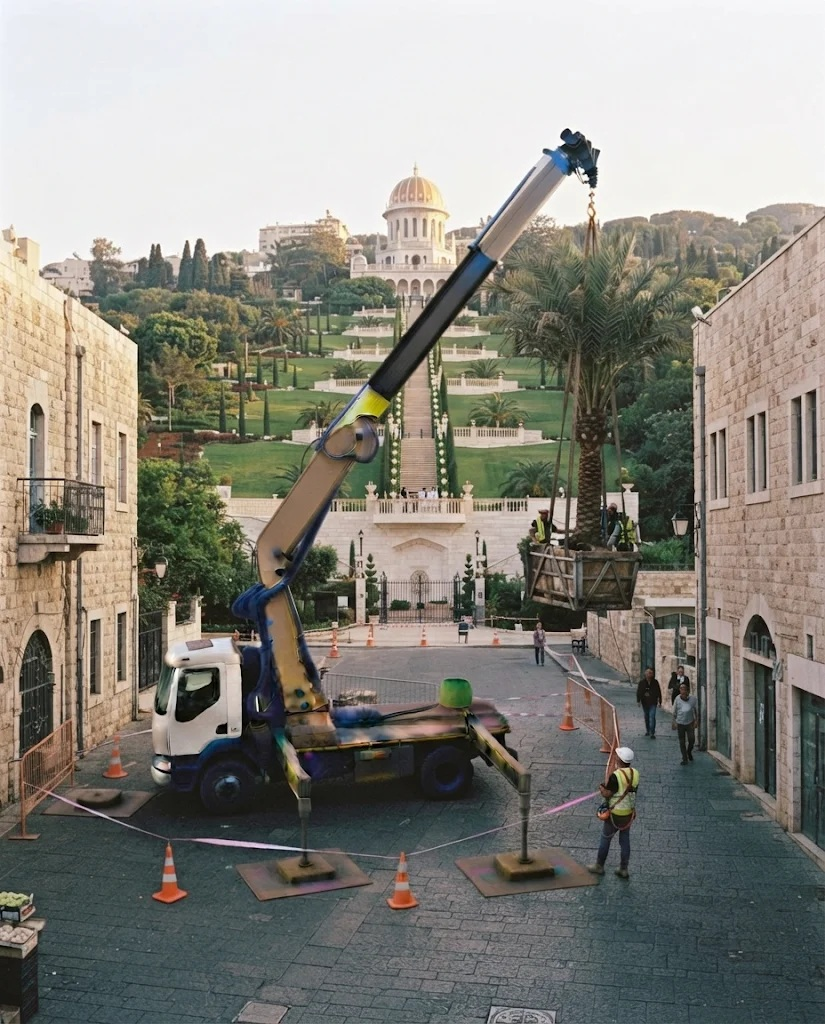
#> input picture assets/cities/haifa-bahai.jpg, 825 x 1024 px
$ python -i hanukkah_cities.py   (imports and definitions only)
#> lines starting #> are read from the running program, lines starting #| are printed output that depends on the picture
#> `SHADE = Image.new('RGBA', (W, H), (0, 0, 0, 0))`: SHADE: PIL image 1080x1920 RGBA; every value is 0
"""27.11 Tal: Hanukkah slideshow per night × language (he/ru/fr/en) from our city image bank (assets/cities),
mini hanukkiah with N candles lit, blessing (he), safety line, brand bar, original bell tune.
python hanukkah_cities.py N LANG out.mp4"""
import sys, os, math, subprocess, tempfile
from PIL import Image, ImageDraw, ImageEnhance, ImageFont
import hanukkah as hk

W, H, FPS, PER, DUR = 1080, 1920, 30, 3.0, 13.0
CITY = os.path.join(hk.ROOT, 'assets', 'cities')
POOL = ['tal-jlm-night2.jpg', 'tal-ta-night1.jpg', 'haifa-bahai.jpg', 'jlm-jaffa-gate.jpg', 'tal-jlm-night4.jpg',
        'tal-ta-tayelet-night.jpg', 'tal-haifa-carmel.jpg', 'jaffa-clock.jpg', 'tal-jlm-old.jpg', 'tal-ta-night3.jpg',
        'haifa.jpg', 'tlv-port.jpg', 'jerusalem.png', 'telaviv.png', 'tiberias-promenade.jpg', 'safed-alleys.jpg',
        'acre-port.jpg', 'tal-bneibrak-night.jpg', 'netanya.jpg', 'beersheba.jpg', 'jlm-mahane-yehuda.jpg', 'tlv-round-tower.jpg']
T = {
 'he': dict(night=[n + ' של חנוכה' for n in hk.NIGHT], happy='חנוכה שמח!', sub='מנוף סל להדלקות חנוכייה ענקית – בכל הארץ',
            safe='רתמה · קסדה · מפעיל מוסמך', brand='אופק את טל מנופים · tal83.com · 050-9081114', rtl=True),
 'en': dict(night=['Hanukkah – night %d' % i for i in range(1, 9)], happy='Happy Hanukkah!',
            sub='Basket crane for giant menorah lighting – all over Israel', safe='Harness · Helmet · Certified operator',
            brand='Ofek et Tal Cranes · tal83.com · +972-50-908-1114', rtl=False),
 'ru': dict(night=['Ханука – свеча %d' % i for i in range(1, 9)], happy='Счастливой Хануки!',
            sub='Автовышка для зажжения большой ханукии – по всему Израилю', safe='Страховка · Каска · Сертифицированный оператор',
            brand='Ofek et Tal Cranes · tal83.com · +972-50-908-1114', rtl=False),
 'fr': dict(night=['Hanoukka – bougie %d' % i for i in range(1, 9)], happy='Joyeux Hanoukka !',
            sub='Nacelle pour allumer la grande hanoukkia – partout en Israël', safe='Harnais · Casque · Opérateur certifié',
            brand='Ofek et Tal Cranes · tal83.com · +972-50-908-1114', rtl=False),
}


# [23 lines left out: functions txt, mini_hanukkiah, not called in this run]


def cover(path):
#> called with path = 'assets/cities/haifa-bahai.jpg'
    im = Image.open(path).convert('RGB'); iw, ih = im.size
#> in cover, im is the input picture: PIL image 825x1024 RGB; mean R, G, B 137.5, 135.3, 127.3
#> after `iw, ih = im.size`: iw = 825; ih = 1024
    s = max(W / iw, H / ih); im = im.resize((int(iw * s) + 2, int(ih * s) + 2), Image.LANCZOS)
#> after `s = max(W / iw, H / ih)`: s = 1.88
    x, y = (im.width - W) // 2, (im.height - H) // 2
#> x = 234; y = 1
    im = im.crop((x, y, x + W, y + H))
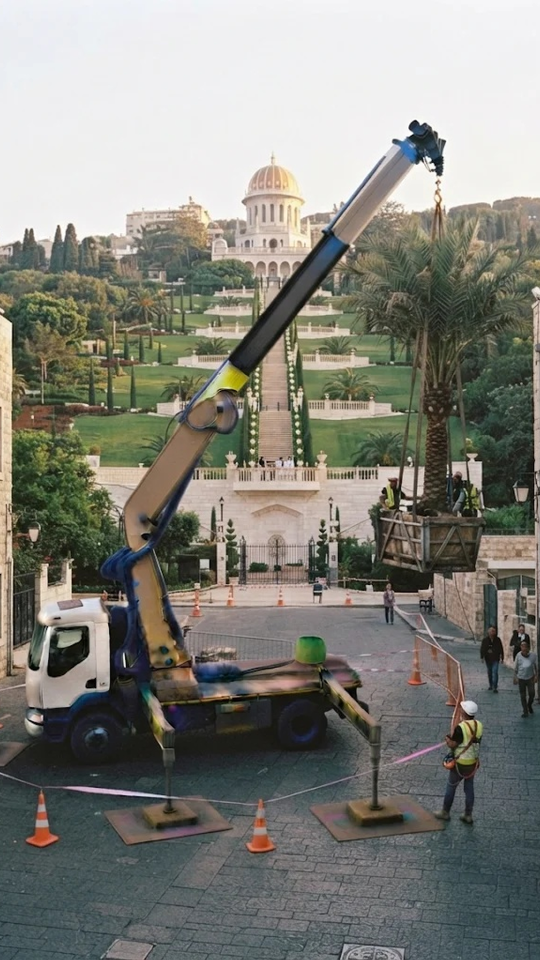
#> im: PIL image 1080x1920 RGB (shown at 1/2 size); mean R, G, B 130.3, 130.1, 122.4
    return ImageEnhance.Brightness(im).enhance(.72)        # evening mood
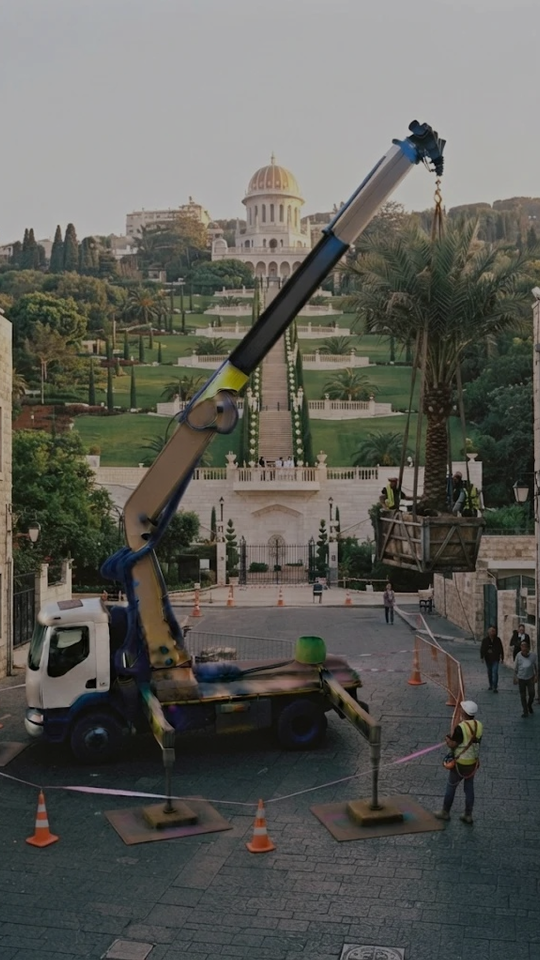
#> returned value: PIL image 1080x1920 RGB (shown at 1/2 size); mean R, G, B 93.4, 93.2, 87.6


SHADE = Image.new('RGBA', (W, H), (0, 0, 0, 0))
_sd = ImageDraw.Draw(SHADE)
# [2 lines not run here, left out]


# [36 lines left out: function main, not called in this run]


# [2 lines not run here, left out]

>>> result = cover('assets/cities/haifa-bahai.jpg')

$ run again, on assets/cities/ai2-place-17c10432-ed7e-4995-8375-768621f58f12.jpg
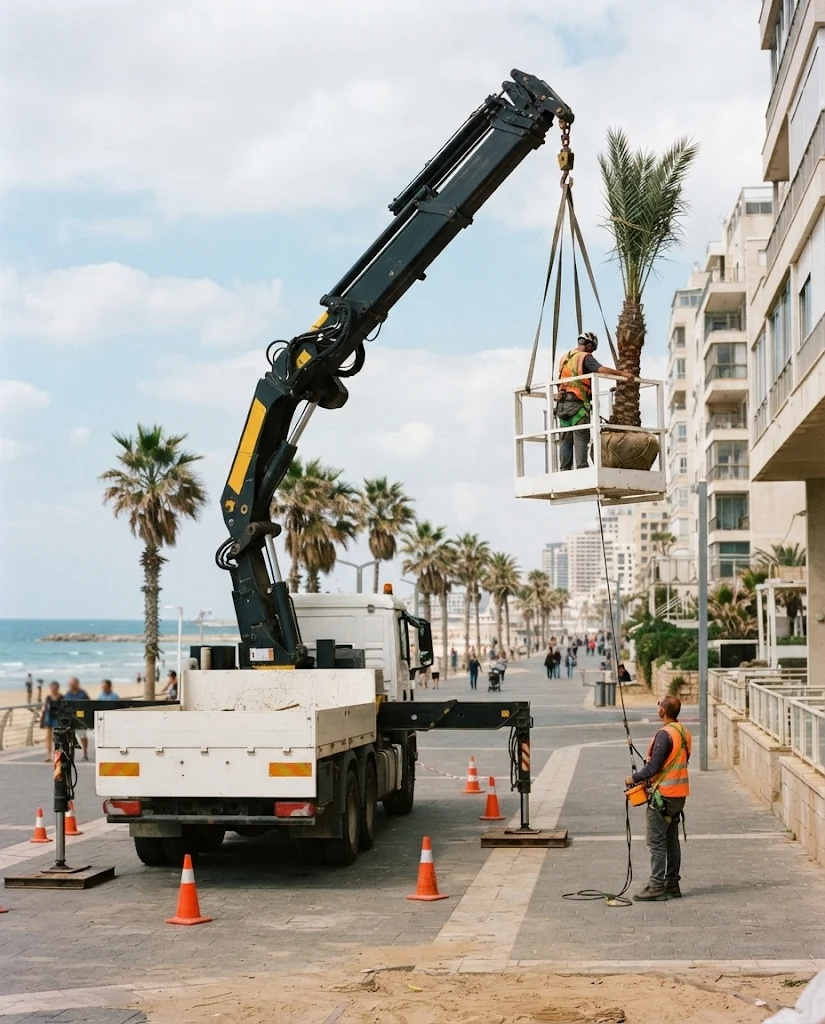
#> input picture assets/cities/ai2-place-17c10432-ed7e-4995-8375-768621f58f12.jpg, 825 x 1024 px
#> SHADE: PIL image 1080x1920 RGBA; every value is 0
#> in cover, im is the input picture: PIL image 825x1024 RGB; mean R, G, B 172.9, 169.3, 162.1
#> in cover, `im = im.crop((x, y, x + W, y + H))`:
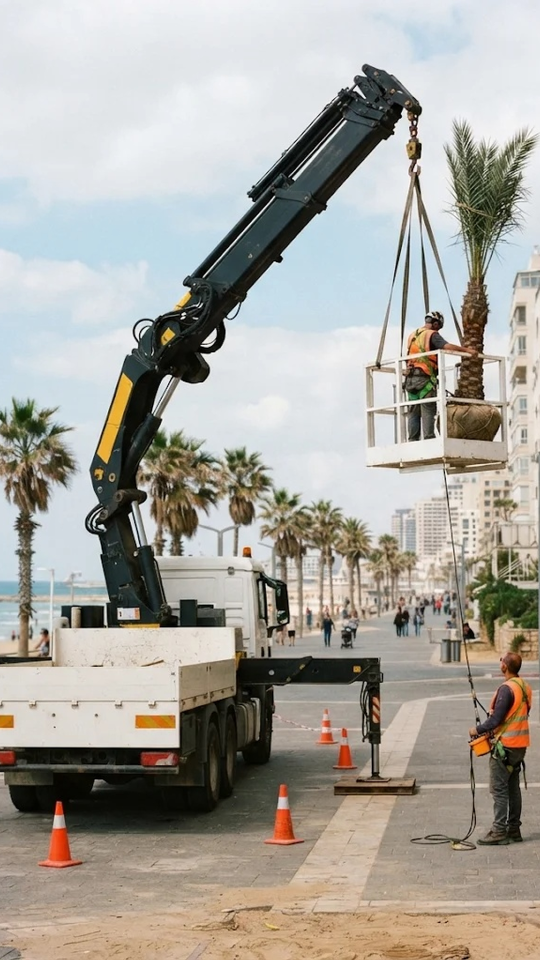
#> im: PIL image 1080x1920 RGB (shown at 1/2 size); mean R, G, B 168.7, 165.3, 157.8
#> in cover, `return ImageEnhance.Brightness(im).enhance(.72)`:
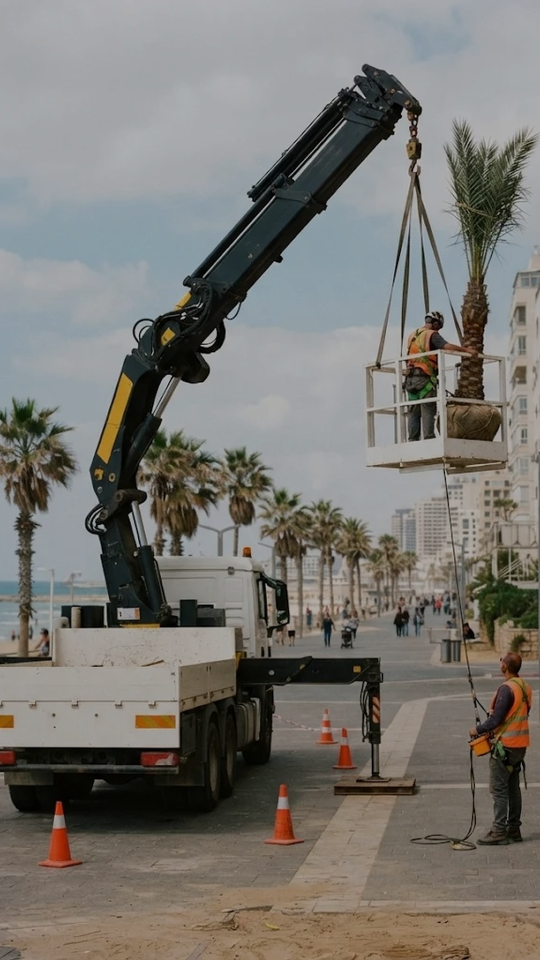
#> returned value: PIL image 1080x1920 RGB (shown at 1/2 size); mean R, G, B 121, 118.5, 113.1

$ run again, on assets/cities/ai2-place-4d95cd8d-23bd-4ed6-8d5b-e6e0f84e0eef.jpg
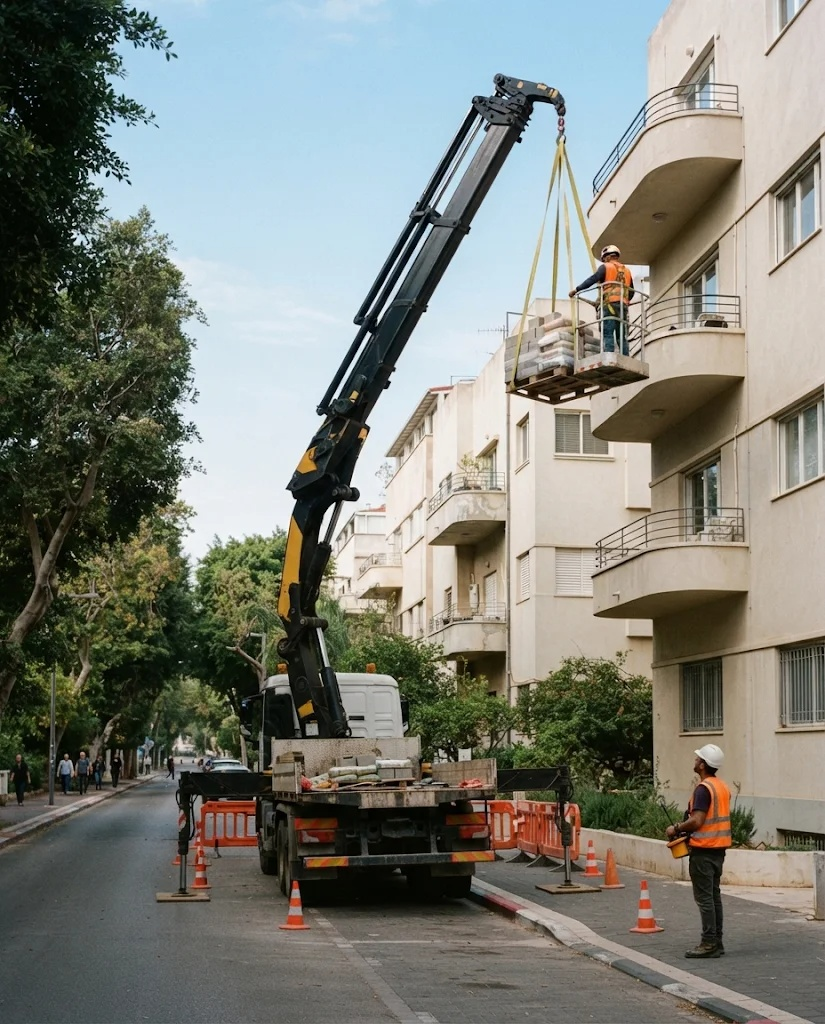
#> input picture assets/cities/ai2-place-4d95cd8d-23bd-4ed6-8d5b-e6e0f84e0eef.jpg, 825 x 1024 px
#> SHADE: PIL image 1080x1920 RGBA; every value is 0
#> in cover, im is the input picture: PIL image 825x1024 RGB; mean R, G, B 126.4, 129.1, 121.2
#> in cover, `im = im.crop((x, y, x + W, y + H))`:
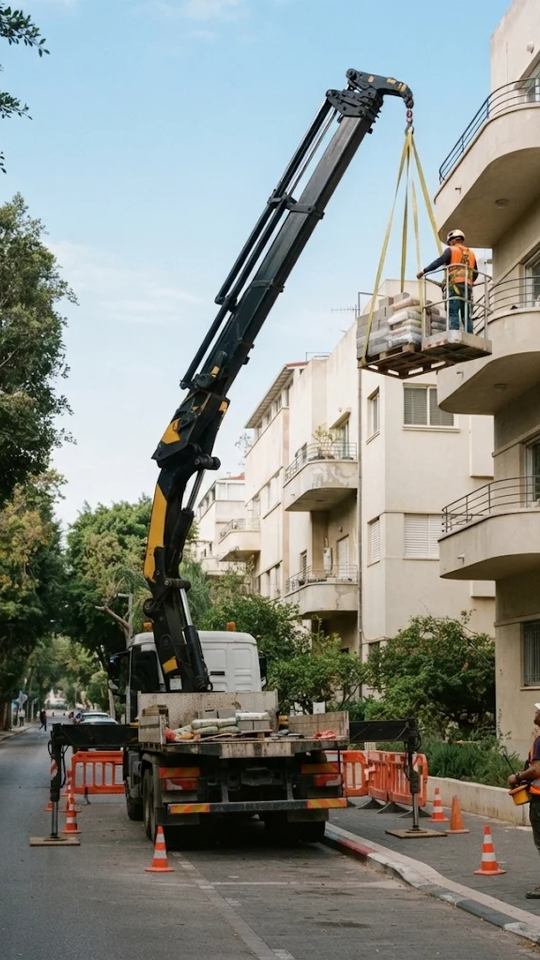
#> im: PIL image 1080x1920 RGB (shown at 1/2 size); mean R, G, B 135.6, 140.1, 134.3
#> in cover, `return ImageEnhance.Brightness(im).enhance(.72)`:
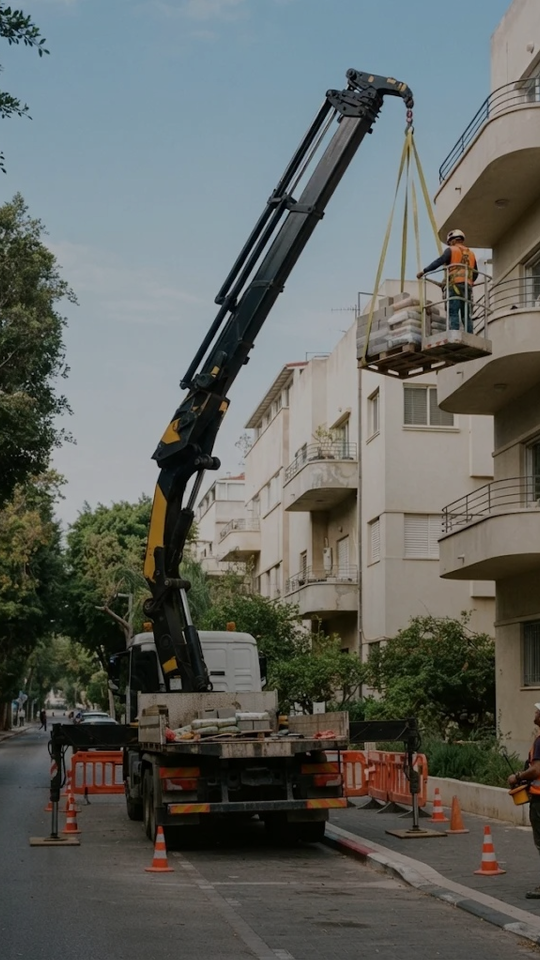
#> returned value: PIL image 1080x1920 RGB (shown at 1/2 size); mean R, G, B 97.1, 100.4, 96.2

$ run again, on assets/cities/ai2-place-708a33c6-72d0-45df-815e-5e53f72d04b6.jpg
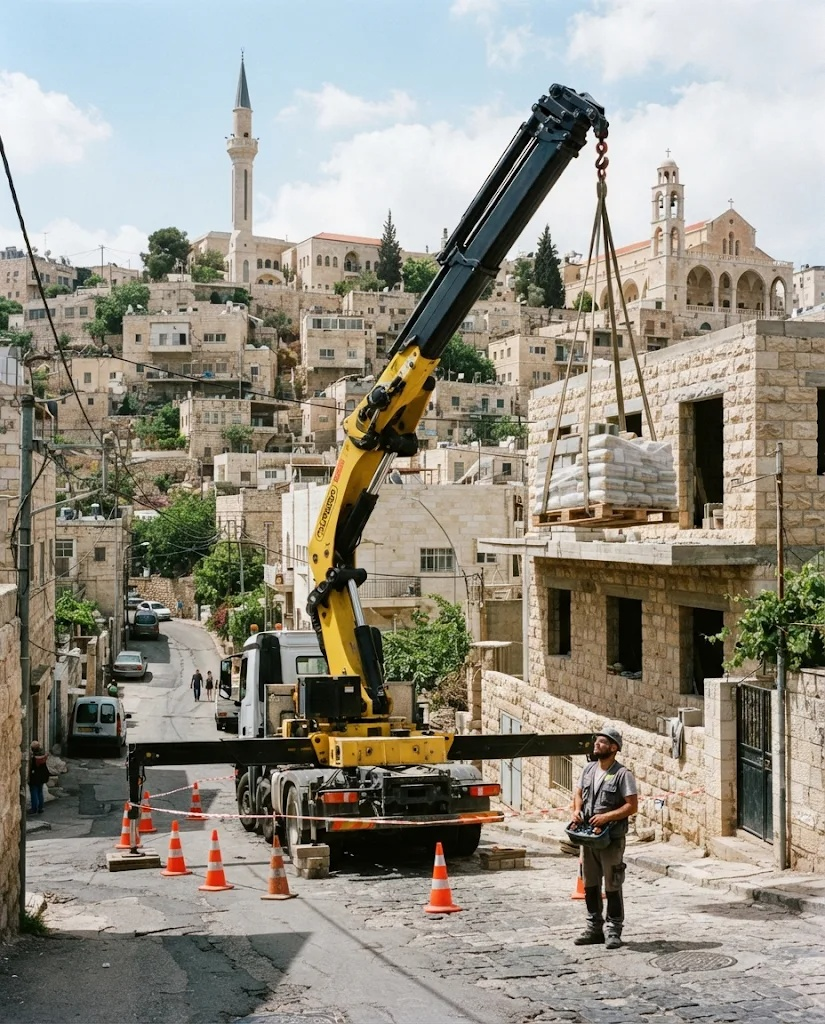
#> input picture assets/cities/ai2-place-708a33c6-72d0-45df-815e-5e53f72d04b6.jpg, 825 x 1024 px
#> SHADE: PIL image 1080x1920 RGBA; every value is 0
#> in cover, im is the input picture: PIL image 825x1024 RGB; mean R, G, B 150.3, 146.2, 134.9
#> in cover, `im = im.crop((x, y, x + W, y + H))`:
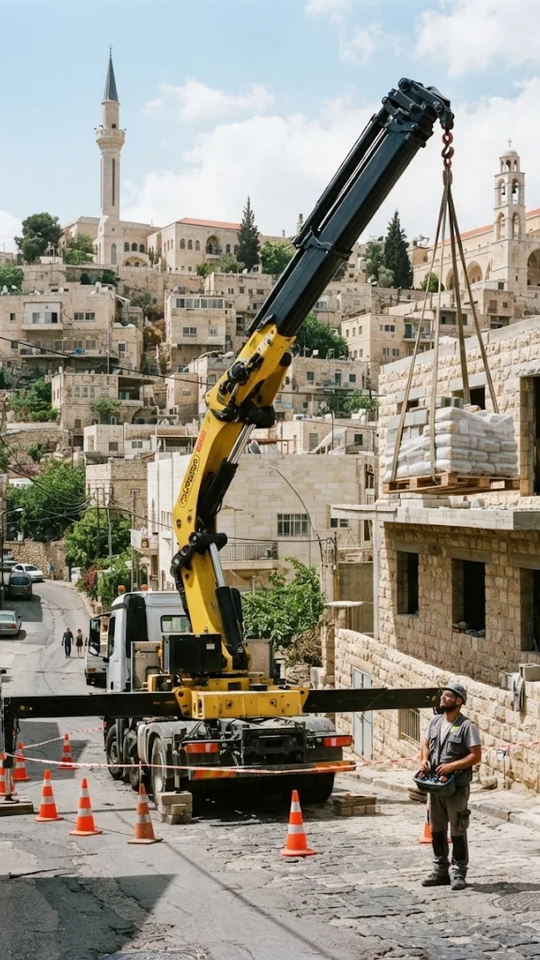
#> im: PIL image 1080x1920 RGB (shown at 1/2 size); mean R, G, B 150.5, 146, 134.2
#> in cover, `return ImageEnhance.Brightness(im).enhance(.72)`:
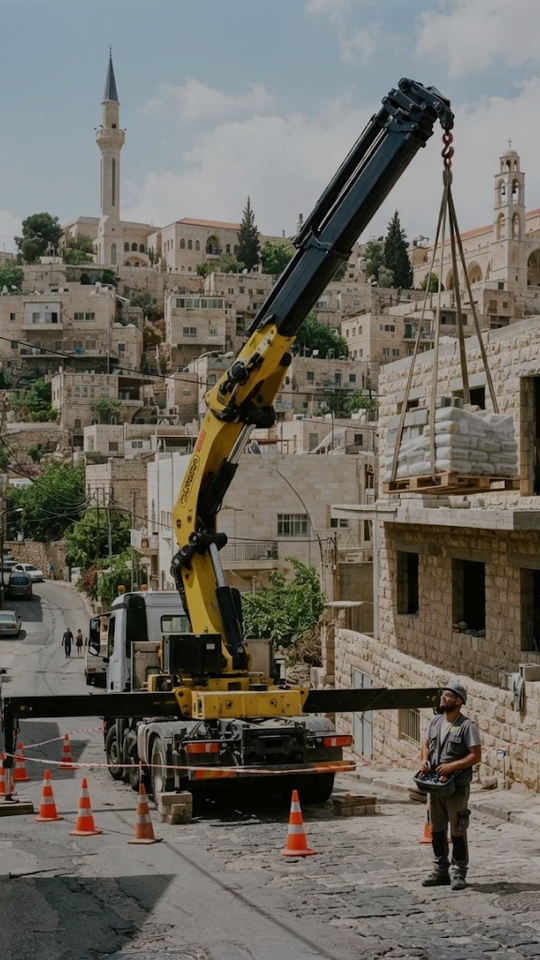
#> returned value: PIL image 1080x1920 RGB (shown at 1/2 size); mean R, G, B 107.9, 104.6, 96.1
